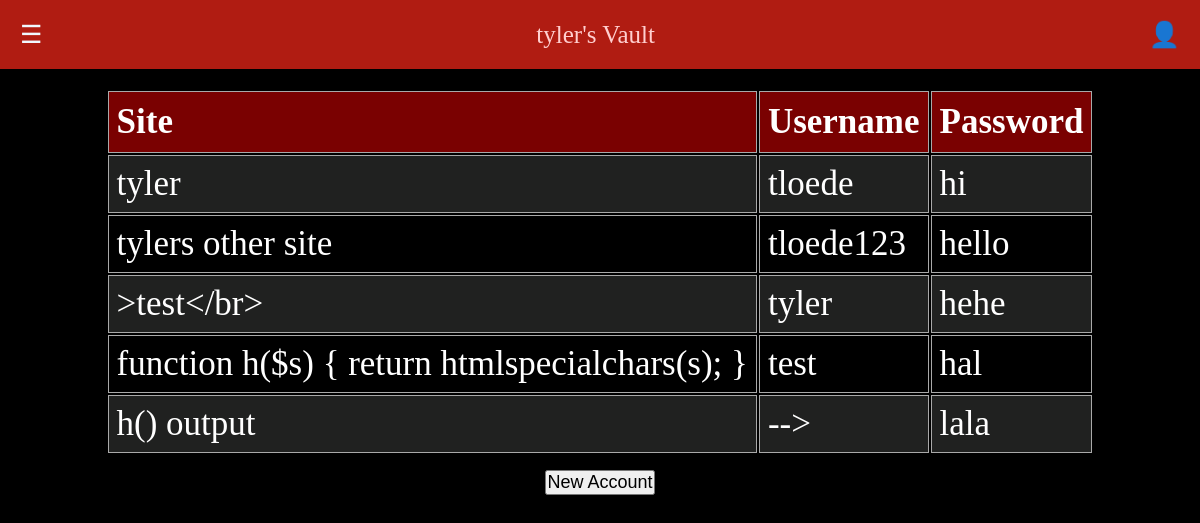
The page /vault/ (signed in) on the database its author committed.
### vault/models.py (models this page shows, shortened)
class Pass(models.Model):
    owner = models.ForeignKey(User, on_delete=models.CASCADE, null=True, blank=True)
    password = models.CharField(max_length=100)
    username = models.CharField(max_length=100)
    site = models.CharField(max_length=100)
    exclude = ["owner"]

### vault/views.py (the view)
# urls.py: path('', views.vault_list, name='vault'),
def vault_list(request):
    entries_for_user = Pass.objects.filter(owner=request.user) #Updated and assisted by chatgpt on 12/3
    context = {
        "passwords": entries_for_user,
    }
    return render(request, 'vault/vault_list.html', context)

### vault/templates/vault/vault_list.html (shortened to what this page needs)
{% extends 'layout.html' %}
{% block auth_title %}
    {{ user.username }}'s Vault
{% endblock %}
{% block content %}
{% if user.is_authenticated %}
    <div class="passTable">
        <table>
            <tr>
                <th>Site</th>
                <th>Username</th>
                <th>Password</th>
            </tr>
            {% for entry in passwords %}
                <tr>
                    <td>{{ entry.site }}</td>
                    <td>{{ entry.username }}</td>
                    <td>{{ entry.password }}</td>
                </tr>
            {% endfor %}
        </table>
    </div>
    <button id="toggleNewPass" class="form-submit">New Account</button>
    {% else %}
        <p>Please <a href="/users/login">sign in</a> or <a href="/users/register/">create an account</a></p>
    {% endif %}
{% endblock %}

### static/css/style.css (style rules this page uses)
* { margin: 0; padding: 0; box-sizing: border-box; }
body { min-height: 100px; font-size: 16px; display: flex; background-color: black; color: white; flex-direction: column; }
td, th { border: 1px solid darkgray; padding: 8px; }
tr:nth-child(even) { background-color: #202120; }
th { padding-top: 10px; padding-bottom: 10px; text-align: left; background-color: #7a0101; }
.passTable { width: fit-content; padding-top: 20px; margin: 0px auto; }
.form-submit { display: block; margin: 0 auto; }
#toggleNewPass { font-size: 18px; margin-top: 15px; }

### rows shown on the page
Pass: site "tyler", username "tloede", password "hi"
Pass: site "tylers other site", username "tloede123", password "hello"
Pass: site ">test</br>", username "tyler", password "hehe"
Pass: site "function h($s) { return htmlspecialchars(s); }", username "test", password "hal"
Pass: site "h() output", username "-->", password "lala"

### other values the page prints
{{ user.username }} "tyler"
